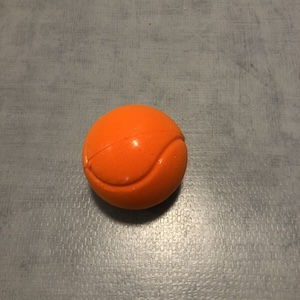
#> input picture IHM/IMG_300/IMG_5392.jpeg, 300 x 300 px, found by its file name
$ python image_V2.py
#> lines starting #> are read from the running program, lines starting #| are printed output that depends on the picture; after the words box and inside, x2 and y2 are one past the last pixel; in counts of white or black regions, pixels touching at a corner belong together
#!/usr/bin/env python3
# -*- coding: utf-8 -*-
"""
Created on Tue Apr 14 13:43:04 2026

@author: adriennosel
"""

# -*- coding: utf-8 -*-
import cv2
import os
import numpy as np

# CHARGEMENT DE L'IMAGE---------------------------------------------------------
chemin_image = os.path.join("IMG_300", "IMG_5392.jpeg")
img = cv2.imread(chemin_image)
#> img is the input picture: shape (300, 300, 3); mean B, G, R 107.5, 123.9, 142.9

if img is None:
    print(f"Erreur : Impossible de lire l'image à : {chemin_image}")
else:
    hauteur, largeur, canaux = img.shape
#> hauteur = 300; largeur = 300; canaux = 3
    print(f"Image chargée avec succès ! {largeur}x{hauteur}")
#| Image chargée avec succès ! 300x300

    # CONFIGURATION------------------------------------------------------------
    # Conversion en HSV
    hsv = cv2.cvtColor(img, cv2.COLOR_BGR2HSV)
#> hsv: shape (300, 300, 3); mean H, S, V 17.5, 56.3, 142.9

    # Plages de couleurs
    plages = {
        "jaune": ((20, 100, 100), (30, 255, 255), (0, 255, 255)),
        "bleu": ((100, 100, 100), (130, 255, 255), (255, 0, 0)),
        "rouge": ((0, 100, 100), (10, 255, 255), (0, 0, 255))
    }

    seuil_pixels = 300
    kernel = cv2.getStructuringElement(cv2.MORPH_ELLIPSE, (5, 5))

    print(f"--- Analyse des couleurs et formes ---")

    # ANALYSE PAR COULEUR------------------------------------------------------
    for nom_couleur, (bas, haut, couleur_affichage) in plages.items():
        # Masquage et filtre
        # Masquage
        masque = cv2.inRange(hsv, bas, haut)

        # Fermeture Morphologique ( boucher les trous)
        kernel_f = cv2.getStructuringElement(cv2.MORPH_ELLIPSE, (15, 15))
        masque = cv2.morphologyEx(masque, cv2.MORPH_CLOSE, kernel_f)

        # Ouverture Morphologique ( nettoyer les points)
        kernel_o = cv2.getStructuringElement(cv2.MORPH_ELLIPSE, (17, 17))
        masque = cv2.morphologyEx(masque, cv2.MORPH_OPEN, kernel_o)

        nb_pixels = cv2.countNonZero(masque)

        if nb_pixels > seuil_pixels:
            print(f"[{nom_couleur.upper()}] : {nb_pixels} pixels détectés. Analyse de forme...")

            # Recherche des contours
            contours, _ = cv2.findContours(masque, cv2.RETR_EXTERNAL, cv2.CHAIN_APPROX_SIMPLE)

            for cnt in contours:
                aire = cv2.contourArea(cnt)
                if aire > 200:
                    perimetre = cv2.arcLength(cnt, True)
                    if perimetre > 0:
                        circularite = (4 * np.pi * aire) / (perimetre ** 2)

                        print(f"  Forme trouvée : Aire={aire:.0f}, Circ={circularite:.2f}")

                        if 0.5 < circularite < 1.5:
                            print(f"  -> BALLE {nom_couleur} trouvée !")

                            # Dessiner le contour
                            (x, y), rayon = cv2.minEnclosingCircle(cnt)
                            cv2.circle(img, (int(x), int(y)), int(rayon), couleur_affichage, 3)
                            cv2.putText(img, f"{nom_couleur}", (int(x)-20, int(y)-int(rayon)-10),
                                        cv2.FONT_HERSHEY_SIMPLEX, 0.6, couleur_affichage, 2)
#> this loop made 3 passes
#> nb_pixels on passes 1 to 3: 0, 0, 7490
#> (printed output is left out)
#> pass 3, `masque = cv2.inRange(hsv, bas, haut)`:
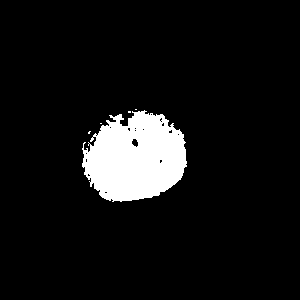
#> masque: shape (300, 300); 7.9% white; 5 white regions (4 under 20 px), largest, box (x1, y1, x2, y2) and area: (82, 110, 187, 202) 7052
#> pass 3, `masque = cv2.morphologyEx(masque, cv2.MORPH_CLOSE, kernel_f)`:
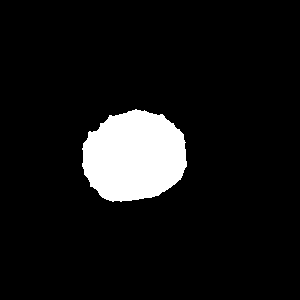
#> masque: shape (300, 300); 8.4% white; 1 white region, box (x1, y1, x2, y2) and area: (82, 109, 187, 202) 7548
#> after the loop:
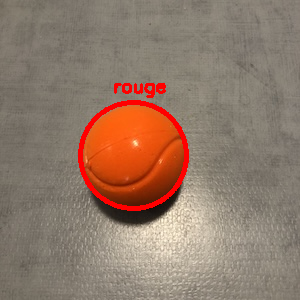
#> img: shape (300, 300, 3); 2.28% of pixels changed, all inside (x1, y1, x2, y2) = (78, 83, 189, 211)

    # GESTION DE LA FENETRE D'AFFICHAGE-----------------------------------------
    cv2.imshow("Detection de balles", img)

    print("\nFermeture : Clique sur l'image et appuie sur une touche.")
    cv2.waitKey(0)
    cv2.destroyAllWindows()
    for i in range(5):
        cv2.waitKey(1)
